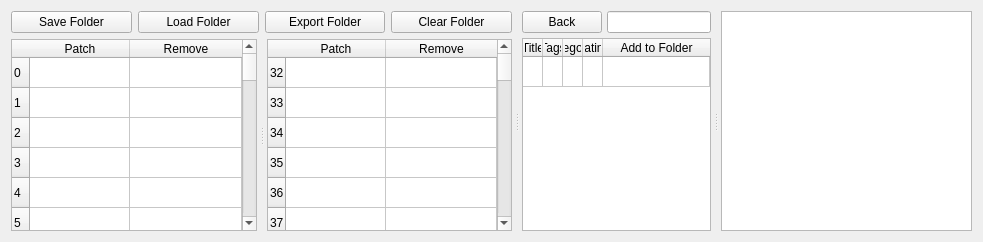
        <widget class="QWidget" name="tab_bank">
         <property name="sizePolicy">
          <sizepolicy hsizetype="Expanding" vsizetype="Expanding">
           <horstretch>0</horstretch>
           <verstretch>0</verstretch>
          </sizepolicy>
         </property>
         <property name="styleSheet">
          <string notr="true"/>
         </property>
         <attribute name="title">
          <string>Folders</string>
         </attribute>
         <attribute name="toolTip">
          <string>Switch to view the Folders creator</string>
         </attribute>
         <layout class="QHBoxLayout" name="horizontalLayout_4">
          <item>
           <widget class="QSplitter" name="splitter_bank">
            <property name="orientation">
             <enum>Qt::Horizontal</enum>
            </property>
            <property name="handleWidth">
             <number>10</number>
            </property>
            <widget class="QWidget" name="layoutWidget_6">
             <layout class="QVBoxLayout" name="verticalLayout">
              <item>
               <layout class="QHBoxLayout" name="horizontalLayout_3">
                <item>
                 <widget class="QPushButton" name="btn_save_bank">
                  <property name="cursor">
                   <cursorShape>PointingHandCursor</cursorShape>
                  </property>
                  <property name="mouseTracking">
                   <bool>true</bool>
                  </property>
                  <property name="toolTip">
                   <string>Click here to save your Folder.</string>
                  </property>
                  <property name="statusTip">
                   <string>Click here to save your Folder.</string>
                  </property>
                  <property name="accessibleName">
                   <string>Save Folder button</string>
                  </property>
                  <property name="accessibleDescription">
                   <string>When clicked, will open a popup asking for a Folder name, which will then be saved such that it can be loaded at a later time.</string>
                  </property>
                  <property name="styleSheet">
                   <string notr="true"/>
                  </property>
                  <property name="text">
                   <string>Save Folder</string>
                  </property>
                 </widget>
                </item>
                <item>
                 <widget class="QPushButton" name="btn_load_bank">
                  <property name="cursor">
                   <cursorShape>PointingHandCursor</cursorShape>
                  </property>
                  <property name="mouseTracking">
                   <bool>true</bool>
                  </property>
                  <property name="toolTip">
                   <string>Click here to load a Folder.</string>
                  </property>
                  <property name="statusTip">
                   <string>Click here to load a Folder.</string>
                  </property>
                  <property name="accessibleName">
                   <string>Load Folder button</string>
                  </property>
                  <property name="accessibleDescription">
                   <string>When clicked, you will be prompted to select a Folder to load that has been created in a previous session using the ZOIA Librarian.</string>
                  </property>
                  <property name="styleSheet">
                   <string notr="true"/>
                  </property>
                  <property name="text">
                   <string>Load Folder</string>
                  </property>
                 </widget>
                </item>
                <item>
                 <widget class="QPushButton" name="btn_export_bank">
                  <property name="cursor">
                   <cursorShape>PointingHandCursor</cursorShape>
                  </property>
                  <property name="mouseTracking">
                   <bool>true</bool>
                  </property>
                  <property name="toolTip">
                   <string>Click here to export this Folder to your SD card.</string>
                  </property>
                  <property name="statusTip">
                   <string>Click here to export this Folder to your SD card.</string>
                  </property>
                  <property name="accessibleName">
                   <string>Export Folder button</string>
                  </property>
                  <property name="accessibleDescription">
                   <string>When clicked, will open a popup asking for a Folder name, which will then be saved such that it can be exported to an SD card, should it have been specified previously.</string>
                  </property>
                  <property name="styleSheet">
                   <string notr="true"/>
                  </property>
                  <property name="text">
                   <string>Export Folder</string>
                  </property>
                 </widget>
                </item>
                <item>
                 <widget class="QPushButton" name="btn_clear_bank">
                  <property name="cursor">
                   <cursorShape>PointingHandCursor</cursorShape>
                  </property>
                  <property name="mouseTracking">
                   <bool>true</bool>
                  </property>
                  <property name="toolTip">
                   <string>Click here to clear the Folder.</string>
                  </property>
                  <property name="statusTip">
                   <string>Click here to clear the Folder.</string>
                  </property>
                  <property name="accessibleName">
                   <string>Clear Folder button</string>
                  </property>
                  <property name="accessibleDescription">
                   <string>When clicked, will clear the current table without saving or exporting it.</string>
                  </property>
                  <property name="styleSheet">
                   <string notr="true"/>
                  </property>
                  <property name="text">
                   <string>Clear Folder</string>
                  </property>
                 </widget>
                </item>
               </layout>
              </item>
              <item>
               <widget class="QSplitter" name="splitter_bank_tables">
                <property name="sizePolicy">
                 <sizepolicy hsizetype="Expanding" vsizetype="Expanding">
                  <horstretch>0</horstretch>
                  <verstretch>0</verstretch>
                 </sizepolicy>
                </property>
                <property name="styleSheet">
                 <string notr="true"/>
                </property>
                <property name="orientation">
                 <enum>Qt::Horizontal</enum>
                </property>
                <property name="handleWidth">
                 <number>10</number>
                </property>
                <widget class="QTableWidget" name="table_bank_left">
                 <property name="mouseTracking">
                  <bool>false</bool>
                 </property>
                 <property name="toolTip">
                  <string/>
                 </property>
                 <property name="statusTip">
                  <string>Drag and drop a patch here.</string>
                 </property>
                 <property name="accessibleName">
                  <string>Bank Table left</string>
                 </property>
                 <property name="accessibleDescription">
                  <string>Displays patches that would occupy slots 0-31 on a ZOIA</string>
                 </property>
                 <property name="styleSheet">
                  <string notr="true"/>
                 </property>
                 <property name="editTriggers">
                  <set>QAbstractItemView::NoEditTriggers</set>
                 </property>
                 <property name="dragDropOverwriteMode">
                  <bool>true</bool>
                 </property>
                 <property name="dragDropMode">
                  <enum>QAbstractItemView::DragDrop</enum>
                 </property>
                 <property name="defaultDropAction">
                  <enum>Qt::IgnoreAction</enum>
                 </property>
                 <property name="selectionMode">
                  <enum>QAbstractItemView::ExtendedSelection</enum>
                 </property>
                 <property name="selectionBehavior">
                  <enum>QAbstractItemView::SelectRows</enum>
                 </property>
                 <property name="rowCount">
                  <number>32</number>
                 </property>
                 <property name="columnCount">
                  <number>2</number>
                 </property>
                 <attribute name="horizontalHeaderMinimumSectionSize">
                  <number>10</number>
                 </attribute>
                 <attribute name="horizontalHeaderStretchLastSection">
                  <bool>true</bool>
                 </attribute>
                 <attribute name="verticalHeaderMinimumSectionSize">
                  <number>0</number>
                 </attribute>
                 <row>
                  <property name="text">
                   <string>0</string>
                  </property>
                 </row>
                 <row>
                  <property name="text">
                   <string>1</string>
                  </property>
                 </row>
                 <row>
                  <property name="text">
                   <string>2</string>
                  </property>
                 </row>
                 <row>
                  <property name="text">
                   <string>3</string>
                  </property>
                 </row>
                 <row>
                  <property name="text">
                   <string>4</string>
                  </property>
                 </row>
                 <row>
                  <property name="text">
                   <string>5</string>
                  </property>
                 </row>
                 <row>
                  <property name="text">
                   <string>6</string>
                  </property>
                 </row>
                 <row>
                  <property name="text">
                   <string>7</string>
                  </property>
                 </row>
                 <row>
                  <property name="text">
                   <string>8</string>
                  </property>
                 </row>
                 <row>
                  <property name="text">
                   <string>9</string>
                  </property>
                 </row>
                 <row>
                  <property name="text">
                   <string>10</string>
                  </property>
                 </row>
                 <row>
                  <property name="text">
                   <string>11</string>
                  </property>
                 </row>
                 <row>
                  <property name="text">
                   <string>12</string>
                  </property>
                 </row>
                 <row>
                  <property name="text">
                   <string>13</string>
                  </property>
                 </row>
                 <row>
                  <property name="text">
                   <string>14</string>
                  </property>
                 </row>
                 <row>
                  <property name="text">
                   <string>15</string>
                  </property>
                 </row>
                 <row>
                  <property name="text">
                   <string>16</string>
                  </property>
                 </row>
                 <row>
                  <property name="text">
                   <string>17</string>
                  </property>
                 </row>
                 <row>
                  <property name="text">
                   <string>18</string>
                  </property>
                 </row>
                 <row>
                  <property name="text">
                   <string>19</string>
                  </property>
                 </row>
                 <row>
                  <property name="text">
                   <string>20</string>
                  </property>
                 </row>
                 <row>
                  <property name="text">
                   <string>21</string>
                  </property>
                 </row>
                 <row>
                  <property name="text">
                   <string>22</string>
                  </property>
                 </row>
                 <row>
                  <property name="text">
                   <string>23</string>
                  </property>
                 </row>
                 <row>
                  <property name="text">
                   <string>24</string>
                  </property>
                 </row>
                 <row>
                  <property name="text">
                   <string>25</string>
                  </property>
                 </row>
                 <row>
                  <property name="text">
                   <string>26</string>
                  </property>
                 </row>
                 <row>
                  <property name="text">
                   <string>27</string>
                  </property>
                 </row>
                 <row>
                  <property name="text">
                   <string>28</string>
                  </property>
                 </row>
                 <row>
                  <property name="text">
                   <string>29</string>
                  </property>
                 </row>
                 <row>
                  <property name="text">
                   <string>30</string>
                  </property>
                 </row>
                 <row>
                  <property name="text">
                   <string>31</string>
                  </property>
                 </row>
                 <column>
                  <property name="text">
                   <string>Patch</string>
                  </property>
                 </column>
                 <column>
                  <property name="text">
                   <string>Remove</string>
                  </property>
                 </column>
                </widget>
                <widget class="QTableWidget" name="table_bank_right">
                 <property name="mouseTracking">
                  <bool>false</bool>
                 </property>
                 <property name="toolTip">
                  <string/>
                 </property>
                 <property name="statusTip">
                  <string>Drag and drop a patch here.</string>
                 </property>
                 <property name="accessibleName">
                  <string>Bank table right</string>
                 </property>
                 <property name="accessibleDescription">
                  <string>Displays patches that would occupy slots 32-63 on a ZOIA</string>
                 </property>
                 <property name="styleSheet">
                  <string notr="true"/>
                 </property>
                 <property name="editTriggers">
                  <set>QAbstractItemView::NoEditTriggers</set>
                 </property>
                 <property name="dragDropOverwriteMode">
                  <bool>true</bool>
                 </property>
                 <property name="dragDropMode">
                  <enum>QAbstractItemView::DragDrop</enum>
                 </property>
                 <property name="defaultDropAction">
                  <enum>Qt::IgnoreAction</enum>
                 </property>
                 <property name="selectionMode">
                  <enum>QAbstractItemView::ExtendedSelection</enum>
                 </property>
                 <property name="selectionBehavior">
                  <enum>QAbstractItemView::SelectRows</enum>
                 </property>
                 <property name="rowCount">
                  <number>32</number>
                 </property>
                 <property name="columnCount">
                  <number>2</number>
                 </property>
                 <attribute name="horizontalHeaderMinimumSectionSize">
                  <number>10</number>
                 </attribute>
                 <attribute name="horizontalHeaderStretchLastSection">
                  <bool>true</bool>
                 </attribute>
                 <attribute name="verticalHeaderMinimumSectionSize">
                  <number>0</number>
                 </attribute>
                 <row>
                  <property name="text">
                   <string>32</string>
                  </property>
                 </row>
                 <row>
                  <property name="text">
                   <string>33</string>
                  </property>
                 </row>
                 <row>
                  <property name="text">
                   <string>34</string>
                  </property>
                 </row>
                 <row>
                  <property name="text">
                   <string>35</string>
                  </property>
                 </row>
                 <row>
                  <property name="text">
                   <string>36</string>
                  </property>
                 </row>
                 <row>
                  <property name="text">
                   <string>37</string>
                  </property>
                 </row>
                 <row>
                  <property name="text">
                   <string>38</string>
                  </property>
                 </row>
                 <row>
                  <property name="text">
                   <string>39</string>
                  </property>
                 </row>
                 <row>
                  <property name="text">
                   <string>40</string>
                  </property>
                 </row>
                 <row>
                  <property name="text">
                   <string>41</string>
                  </property>
                 </row>
                 <row>
                  <property name="text">
                   <string>42</string>
                  </property>
                 </row>
                 <row>
                  <property name="text">
                   <string>43</string>
                  </property>
                 </row>
                 <row>
                  <property name="text">
                   <string>44</string>
                  </property>
                 </row>
                 <row>
                  <property name="text">
                   <string>45</string>
                  </property>
                 </row>
                 <row>
                  <property name="text">
                   <string>46</string>
                  </property>
                 </row>
                 <row>
                  <property name="text">
                   <string>47</string>
                  </property>
                 </row>
                 <row>
                  <property name="text">
                   <string>48</string>
                  </property>
                 </row>
                 <row>
                  <property name="text">
                   <string>49</string>
                  </property>
                 </row>
                 <row>
                  <property name="text">
                   <string>50</string>
                  </property>
                 </row>
                 <row>
                  <property name="text">
                   <string>51</string>
                  </property>
                 </row>
                 <row>
                  <property name="text">
                   <string>52</string>
                  </property>
                 </row>
                 <row>
                  <property name="text">
                   <string>53</string>
                  </property>
                 </row>
                 <row>
                  <property name="text">
                   <string>54</string>
                  </property>
                 </row>
                 <row>
                  <property name="text">
                   <string>55</string>
                  </property>
                 </row>
                 <row>
                  <property name="text">
                   <string>56</string>
                  </property>
                 </row>
                 <row>
                  <property name="text">
                   <string>57</string>
                  </property>
                 </row>
                 <row>
                  <property name="text">
                   <string>58</string>
                  </property>
                 </row>
                 <row>
                  <property name="text">
                   <string>59</string>
                  </property>
                 </row>
                 <row>
                  <property name="text">
                   <string>60</string>
                  </property>
                 </row>
                 <row>
                  <property name="text">
                   <string>61</string>
                  </property>
                 </row>
                 <row>
                  <property name="text">
                   <string>62</string>
                  </property>
                 </row>
                 <row>
                  <property name="text">
                   <string>63</string>
                  </property>
                 </row>
                 <column>
                  <property name="text">
                   <string>Patch</string>
                  </property>
                 </column>
                 <column>
                  <property name="text">
                   <string>Remove</string>
                  </property>
                 </column>
                </widget>
               </widget>
              </item>
             </layout>
            </widget>
            <widget class="QWidget" name="layoutWidget_5">
             <layout class="QVBoxLayout" name="verticalLayout_9">
              <property name="spacing">
               <number>5</number>
              </property>
              <item>
               <layout class="QHBoxLayout" name="horizontalLayout_11">
                <item>
                 <widget class="QPushButton" name="back_btn_bank">
                  <property name="cursor">
                   <cursorShape>PointingHandCursor</cursorShape>
                  </property>
                  <property name="mouseTracking">
                   <bool>true</bool>
                  </property>
                  <property name="toolTip">
                   <string>Click here to back to the full patch list.</string>
                  </property>
                  <property name="statusTip">
                   <string>Click here to back to the full patch list.</string>
                  </property>
                  <property name="accessibleName">
                   <string>Back button Bank</string>
                  </property>
                  <property name="accessibleDescription">
                   <string>When clicked, exits out of the Version History for a patch and returns to the full list of patches currently stored in the ZOIA Librarian</string>
                  </property>
                  <property name="styleSheet">
                   <string notr="true"/>
                  </property>
                  <property name="text">
                   <string>Back</string>
                  </property>
                 </widget>
                </item>
                <item>
                 <widget class="QLineEdit" name="searchbar_bank">
                  <property name="toolTip">
                   <string>Type and hit enter/return to search!</string>
                  </property>
                  <property name="statusTip">
                   <string>Type and hit enter/return to search!</string>
                  </property>
                  <property name="whatsThis">
                   <string/>
                  </property>
                  <property name="accessibleName">
                   <string>Banks search bar</string>
                  </property>
                  <property name="accessibleDescription">
                   <string>Searches through the ZOIA patches currently saved in the ZOIA Librarian for any that match what is written in the search query. Hit enter or return to initiate the search.</string>
                  </property>
                  <property name="styleSheet">
                   <string notr="true"/>
                  </property>
                  <property name="inputMask">
                   <string/>
                  </property>
                 </widget>
                </item>
               </layout>
              </item>
              <item>
               <widget class="QTableWidget" name="table_bank_local">
                <property name="toolTip">
                 <string/>
                </property>
                <property name="statusTip">
                 <string>Drag a patch to one of the tables on the left.</string>
                </property>
                <property name="accessibleName">
                 <string>Banks table</string>
                </property>
                <property name="accessibleDescription">
                 <string>Displays all of the patches that have been saved to the ZOIA Librarian</string>
                </property>
                <property name="styleSheet">
                 <string notr="true"/>
                </property>
                <property name="sizeAdjustPolicy">
                 <enum>QAbstractScrollArea::AdjustToContents</enum>
                </property>
                <property name="editTriggers">
                 <set>QAbstractItemView::NoEditTriggers</set>
                </property>
                <property name="dragEnabled">
                 <bool>true</bool>
                </property>
                <property name="dragDropOverwriteMode">
                 <bool>false</bool>
                </property>
                <property name="dragDropMode">
                 <enum>QAbstractItemView::DragOnly</enum>
                </property>
                <property name="selectionMode">
                 <enum>QAbstractItemView::ExtendedSelection</enum>
                </property>
                <property name="selectionBehavior">
                 <enum>QAbstractItemView::SelectRows</enum>
                </property>
                <property name="horizontalScrollMode">
                 <enum>QAbstractItemView::ScrollPerPixel</enum>
                </property>
                <property name="rowCount">
                 <number>1</number>
                </property>
                <property name="columnCount">
                 <number>5</number>
                </property>
                <attribute name="horizontalHeaderCascadingSectionResizes">
                 <bool>true</bool>
                </attribute>
                <attribute name="horizontalHeaderDefaultSectionSize">
                 <number>0</number>
                </attribute>
                <attribute name="horizontalHeaderMinimumSectionSize">
                 <number>0</number>
                </attribute>
                <attribute name="horizontalHeaderStretchLastSection">
                 <bool>true</bool>
                </attribute>
                <attribute name="verticalHeaderVisible">
                 <bool>false</bool>
                </attribute>
                <attribute name="verticalHeaderMinimumSectionSize">
                 <number>0</number>
                </attribute>
                <row/>
                <column>
                 <property name="text">
                  <string>Title</string>
                 </property>
                </column>
                <column>
                 <property name="text">
                  <string>Tags</string>
                 </property>
                </column>
                <column>
                 <property name="text">
                  <string>Categories</string>
                 </property>
                </column>
                <column>
                 <property name="text">
                  <string>Rating</string>
                 </property>
                </column>
                <column>
                 <property name="text">
                  <string>Add to Folder</string>
                 </property>
                </column>
                <item row="0" column="4">
                 <property name="text">
                  <string/>
                 </property>
                </item>
               </widget>
              </item>
             </layout>
            </widget>
            <widget class="QTextBrowser" name="text_browser_bank">
             <property name="statusTip">
              <string>Click on a patch to view its metadata.</string>
             </property>
             <property name="accessibleName">
              <string>Additional Patch Notes Display</string>
             </property>
             <property name="accessibleDescription">
              <string>Displays additional information for a selected patch. This includes the author's name, the like count, the download count, the view count, and a preview link (if it exists)</string>
             </property>
             <property name="styleSheet">
              <string notr="true"/>
             </property>
             <property name="textInteractionFlags">
              <set>Qt::TextBrowserInteraction</set>
             </property>
             <property name="openExternalLinks">
              <bool>true</bool>
             </property>
             <property name="openLinks">
              <bool>true</bool>
             </property>
            </widget>
           </widget>
          </item>
         </layout>
        </widget>
